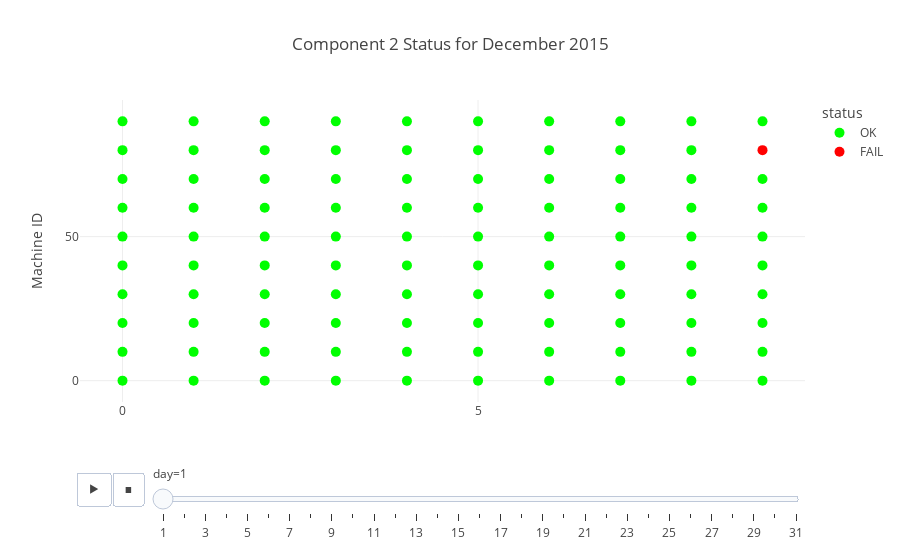

The cell this chart's notebook holds for it:
### Code cell
fig = px.scatter(pp_df, x="x", y="y", color="status",
             # color_discrete_map=color_discrete_map,
             color_discrete_sequence=['#00FF00', '#FF0000'],
             animation_frame="day",
             title="Component 2 Status for December 2015")
             #range_y=[y_min, y_max])
fig.layout.updatemenus[0].buttons[0].args[1]["transition"]["duration"] = 0
fig.update_xaxes(nticks=3, title="", zeroline=False)
fig.update_yaxes(nticks=3, title="Machine ID", zeroline=False)
fig.update_traces(marker_size=10)
fig.show()

### Figure 1 — Plotly figure (JSON) as saved in the notebook; plotly's stock layout.template omitted (floating-point values rounded to 4 significant figures)
{"data": [{"hovertemplate": "status=OK<br>day=1<br>x=%{x}<br>y=%{y}<extra></extra>", "legendgroup": "OK", "marker": {"color": "#00FF00", "size": 10, "symbol": "circle"}, "mode": "markers", "name": "OK", "orientation": "v", "showlegend": true, "type": "scatter", "x": [0, 1, 2, 3, 4, 5, 6, 7, 8, 9, 0, 1, 2, 3, 4, 5, 6, 7, 8, 9, 0, 1, 2, 3, 4, 5, 6, 7, 8, 9, 0, 1, 2, 3, 4, 5, 6, 7, 8, 9, 0, 1, 2, 3, 4, 5, 6, 7, 8, 9, 0, 1, 2, 3, 4, 5, 6, 7, 8, 9, 0, 1, 2, 3, 4, 5, 6, 7, 8, 9, 0, 1, 2, 3, 4, 5, 6, 7, 8, 9, 0, 1, 2, 3, 4, 5, 6, 7, 8, 0, 1, 2, 3, 4, 5, 6, 7, 8, 9], "xaxis": "x", "y": [0, 0, 0, 0, 0, 0, 0, 0, 0, 0, 10, 10, 10, 10, 10, 10, 10, 10, 10, 10, 20, 20, 20, 20, 20, 20, 20, 20, 20, 20, 30, 30, 30, 30, 30, 30, 30, 30, 30, 30, 40, 40, 40, 40, 40, 40, 40, 40, 40, 40, 50, 50, 50, 50, 50, 50, 50, 50, 50, 50, 60, 60, 60, 60, 60, 60, 60, 60, 60, 60, 70, 70, 70, 70, 70, 70, 70, 70, 70, 70, 80, 80, 80, 80, 80, 80, 80, 80, 80, 90, 90, 90, 90, 90, 90, 90, 90, 90, 90], "yaxis": "y"}, {"hovertemplate": "status=FAIL<br>day=1<br>x=%{x}<br>y=%{y}<extra></extra>", "legendgroup": "FAIL", "marker": {"color": "#FF0000", "size": 10, "symbol": "circle"}, "mode": "markers", "name": "FAIL", "orientation": "v", "showlegend": true, "type": "scatter", "x": [9], "xaxis": "x", "y": [80], "yaxis": "y"}], "layout": {"legend": {"title": {"text": "status"}, "tracegroupgap": 0}, "sliders": [{"active": 0, "currentvalue": {"prefix": "day="}, "len": 0.9, "pad": {"b": 10, "t": 60}, "steps": [{"args": [["1"], {"frame": {"duration": 0, "redraw": false}, "fromcurrent": true, "mode": "immediate", "transition": {"duration": 0, "easing": "linear"}}], "label": "1", "method": "animate"}, {"args": [["2"], {"frame": {"duration": 0, "redraw": false}, "fromcurrent": true, "mode": "immediate", "transition": {"duration": 0, "easing": "linear"}}], "label": "2", "method": "animate"}, {"args": [["3"], {"frame": {"duration": 0, "redraw": false}, "fromcurrent": true, "mode": "immediate", "transition": {"duration": 0, "easing": "linear"}}], "label": "3", "method": "animate"}, {"args": [["4"], {"frame": {"duration": 0, "redraw": false}, "fromcurrent": true, "mode": "immediate", "transition": {"duration": 0, "easing": "linear"}}], "label": "4", "method": "animate"}, {"args": [["5"], {"frame": {"duration": 0, "redraw": false}, "fromcurrent": true, "mode": "immediate", "transition": {"duration": 0, "easing": "linear"}}], "label": "5", "method": "animate"}, {"args": [["6"], {"frame": {"duration": 0, "redraw": false}, "fromcurrent": true, "mode": "immediate", "transition": {"duration": 0, "easing": "linear"}}], "label": "6", "method": "animate"}, {"args": [["7"], {"frame": {"duration": 0, "redraw": false}, "fromcurrent": true, "mode": "immediate", "transition": {"duration": 0, "easing": "linear"}}], "label": "7", "method": "animate"}, {"args": [["8"], {"frame": {"duration": 0, "redraw": false}, "fromcurrent": true, "mode": "immediate", "transition": {"duration": 0, "easing": "linear"}}], "label": "8", "method": "animate"}, {"args": [["9"], {"frame": {"duration": 0, "redraw": false}, "fromcurrent": true, "mode": "immediate", "transition": {"duration": 0, "easing": "linear"}}], "label": "9", "method": "animate"}, {"args": [["10"], {"frame": {"duration": 0, "redraw": false}, "fromcurrent": true, "mode": "immediate", "transition": {"duration": 0, "easing": "linear"}}], "label": "10", "method": "animate"}, {"args": [["11"], {"frame": {"duration": 0, "redraw": false}, "fromcurrent": true, "mode": "immediate", "transition": {"duration": 0, "easing": "linear"}}], "label": "11", "method": "animate"}, {"args": [["12"], {"frame": {"duration": 0, "redraw": false}, "fromcurrent": true, "mode": "immediate", "transition": {"duration": 0, "easing": "linear"}}], "label": "12", "method": "animate"}, {"args": [["13"], {"frame": {"duration": 0, "redraw": false}, "fromcurrent": true, "mode": "immediate", "transition": {"duration": 0, "easing": "linear"}}], "label": "13", "method": "animate"}, {"args": [["14"], {"frame": {"duration": 0, "redraw": false}, "fromcurrent": true, "mode": "immediate", "transition": {"duration": 0, "easing": "linear"}}], "label": "14", "method": "animate"}, {"args": [["15"], {"frame": {"duration": 0, "redraw": false}, "fromcurrent": true, "mode": "immediate", "transition": {"duration": 0, "easing": "linear"}}], "label": "15", "method": "animate"}, {"args": [["16"], {"frame": {"duration": 0, "redraw": false}, "fromcurrent": true, "mode": "immediate", "transition": {"duration": 0, "easing": "linear"}}], "label": "16", "method": "animate"}, {"args": [["17"], {"frame": {"duration": 0, "redraw": false}, "fromcurrent": true, "mode": "immediate", "transition": {"duration": 0, "easing": "linear"}}], "label": "17", "method": "animate"}, {"args": [["18"], {"frame": {"duration": 0, "redraw": false}, "fromcurrent": true, "mode": "immediate", "transition": {"duration": 0, "easing": "linear"}}], "label": "18", "method": "animate"}, {"args": [["19"], {"frame": {"duration": 0, "redraw": false}, "fromcurrent": true, "mode": "immediate", "transition": {"duration": 0, "easing": "linear"}}], "label": "19", "method": "animate"}, {"args": [["20"], {"frame": {"duration": 0, "redraw": false}, "fromcurrent": true, "mode": "immediate", "transition": {"duration": 0, "easing": "linear"}}], "label": "20", "method": "animate"}, {"args": [["21"], {"frame": {"duration": 0, "redraw": false}, "fromcurrent": true, "mode": "immediate", "transition": {"duration": 0, "easing": "linear"}}], "label": "21", "method": "animate"}, {"args": [["22"], {"frame": {"duration": 0, "redraw": false}, "fromcurrent": true, "mode": "immediate", "transition": {"duration": 0, "easing": "linear"}}], "label": "22", "method": "animate"}, {"args": [["23"], {"frame": {"duration": 0, "redraw": false}, "fromcurrent": true, "mode": "immediate", "transition": {"duration": 0, "easing": "linear"}}], "label": "23", "method": "animate"}, {"args": [["24"], {"frame": {"duration": 0, "redraw": false}, "fromcurrent": true, "mode": "immediate", "transition": {"duration": 0, "easing": "linear"}}], "label": "24", "method": "animate"}, {"args": [["25"], {"frame": {"duration": 0, "redraw": false}, "fromcurrent": true, "mode": "immediate", "transition": {"duration": 0, "easing": "linear"}}], "label": "25", "method": "animate"}, {"args": [["26"], {"frame": {"duration": 0, "redraw": false}, "fromcurrent": true, "mode": "immediate", "transition": {"duration": 0, "easing": "linear"}}], "label": "26", "method": "animate"}, {"args": [["27"], {"frame": {"duration": 0, "redraw": false}, "fromcurrent": true, "mode": "immediate", "transition": {"duration": 0, "easing": "linear"}}], "label": "27", "method": "animate"}, {"args": [["28"], {"frame": {"duration": 0, "redraw": false}, "fromcurrent": true, "mode": "immediate", "transition": {"duration": 0, "easing": "linear"}}], "label": "28", "method": "animate"}, {"args": [["29"], {"frame": {"duration": 0, "redraw": false}, "fromcurrent": true, "mode": "immediate", "transition": {"duration": 0, "easing": "linear"}}], "label": "29", "method": "animate"}, {"args": [["30"], {"frame": {"duration": 0, "redraw": false}, "fromcurrent": true, "mode": "immediate", "transition": {"duration": 0, "easing": "linear"}}], "label": "30", "method": "animate"}, {"args": [["31"], {"frame": {"duration": 0, "redraw": false}, "fromcurrent": true, "mode": "immediate", "transition": {"duration": 0, "easing": "linear"}}], "label": "31", "method": "animate"}], "x": 0.1, "xanchor": "left", "y": 0, "yanchor": "top"}], "title": {"text": "Component 2 Status for December 2015"}, "updatemenus": [{"buttons": [{"args": [null, {"frame": {"duration": 500, "redraw": false}, "fromcurrent": true, "mode": "immediate", "transition": {"duration": 0, "easing": "linear"}}], "label": "&#9654;", "method": "animate"}, {"args": [[null], {"frame": {"duration": 0, "redraw": false}, "fromcurrent": true, "mode": "immediate", "transition": {"duration": 0, "easing": "linear"}}], "label": "&#9724;", "method": "animate"}], "direction": "left", "pad": {"r": 10, "t": 70}, "showactive": false, "type": "buttons", "x": 0.1, "xanchor": "right", "y": 0, "yanchor": "top"}], "xaxis": {"anchor": "y", "domain": [0, 1], "nticks": 3, "title": {"text": ""}, "zeroline": false}, "yaxis": {"anchor": "x", "domain": [0, 1], "nticks": 3, "title": {"text": "Machine ID"}, "zeroline": false}}}
